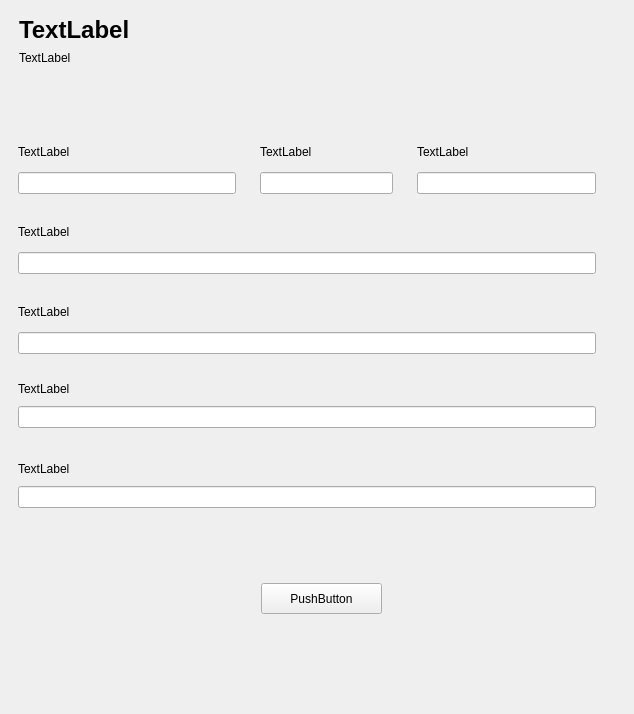
<?xml version="1.0" encoding="UTF-8"?>
<ui version="4.0">
 <class>RegisterWindow</class>
 <widget class="QMainWindow" name="RegisterWindow">
  <property name="geometry">
   <rect>
    <x>0</x>
    <y>0</y>
    <width>634</width>
    <height>714</height>
   </rect>
  </property>
  <property name="sizePolicy">
   <sizepolicy hsizetype="Fixed" vsizetype="Fixed">
    <horstretch>0</horstretch>
    <verstretch>0</verstretch>
   </sizepolicy>
  </property>
  <property name="minimumSize">
   <size>
    <width>634</width>
    <height>714</height>
   </size>
  </property>
  <property name="maximumSize">
   <size>
    <width>634</width>
    <height>714</height>
   </size>
  </property>
  <property name="windowTitle">
   <string>MainWindow</string>
  </property>
  <widget class="QWidget" name="centralwidget">
   <property name="sizePolicy">
    <sizepolicy hsizetype="Maximum" vsizetype="Maximum">
     <horstretch>0</horstretch>
     <verstretch>0</verstretch>
    </sizepolicy>
   </property>
   <layout class="QGridLayout" name="gridLayout_2">
    <item row="0" column="2">
     <layout class="QGridLayout" name="gridLayout">
      <item row="17" column="7">
       <spacer name="horizontalSpacer_14">
        <property name="orientation">
         <enum>Qt::Horizontal</enum>
        </property>
        <property name="sizeHint" stdset="0">
         <size>
          <width>40</width>
          <height>20</height>
         </size>
        </property>
       </spacer>
      </item>
      <item row="15" column="19">
       <spacer name="verticalSpacer">
        <property name="orientation">
         <enum>Qt::Vertical</enum>
        </property>
        <property name="sizeType">
         <enum>QSizePolicy::Preferred</enum>
        </property>
        <property name="sizeHint" stdset="0">
         <size>
          <width>3</width>
          <height>40</height>
         </size>
        </property>
       </spacer>
      </item>
      <item row="17" column="19">
       <spacer name="verticalSpacer_18">
        <property name="orientation">
         <enum>Qt::Vertical</enum>
        </property>
        <property name="sizeHint" stdset="0">
         <size>
          <width>20</width>
          <height>40</height>
         </size>
        </property>
       </spacer>
      </item>
      <item row="4" column="19">
       <spacer name="verticalSpacer_13">
        <property name="orientation">
         <enum>Qt::Vertical</enum>
        </property>
        <property name="sizeType">
         <enum>QSizePolicy::Preferred</enum>
        </property>
        <property name="sizeHint" stdset="0">
         <size>
          <width>3</width>
          <height>40</height>
         </size>
        </property>
       </spacer>
      </item>
      <item row="3" column="2" rowspan="2" colspan="7">
       <widget class="QWidget" name="widget_2" native="true">
        <layout class="QGridLayout" name="gridLayout_3">
         <item row="0" column="0">
          <widget class="QLabel" name="RegisterFormFirstnameLabel">
           <property name="text">
            <string>TextLabel</string>
           </property>
          </widget>
         </item>
         <item row="1" column="0">
          <widget class="QLineEdit" name="RegisterFormFirstnameLineEdit">
           <property name="focusPolicy">
            <enum>Qt::StrongFocus</enum>
           </property>
          </widget>
         </item>
        </layout>
       </widget>
      </item>
      <item row="3" column="9" rowspan="2" colspan="4">
       <widget class="QWidget" name="widget_3" native="true">
        <layout class="QGridLayout" name="gridLayout_4">
         <item row="0" column="0">
          <widget class="QLabel" name="RegisterFormSuffixLabel">
           <property name="text">
            <string>TextLabel</string>
           </property>
          </widget>
         </item>
         <item row="1" column="0">
          <widget class="QLineEdit" name="RegisterFormSuffixLineEdit">
           <property name="focusPolicy">
            <enum>Qt::ClickFocus</enum>
           </property>
          </widget>
         </item>
        </layout>
       </widget>
      </item>
      <item row="8" column="19">
       <spacer name="verticalSpacer_15">
        <property name="orientation">
         <enum>Qt::Vertical</enum>
        </property>
        <property name="sizeType">
         <enum>QSizePolicy::Preferred</enum>
        </property>
        <property name="sizeHint" stdset="0">
         <size>
          <width>3</width>
          <height>40</height>
         </size>
        </property>
       </spacer>
      </item>
      <item row="17" column="17">
       <spacer name="horizontalSpacer_9">
        <property name="orientation">
         <enum>Qt::Horizontal</enum>
        </property>
        <property name="sizeHint" stdset="0">
         <size>
          <width>40</width>
          <height>20</height>
         </size>
        </property>
       </spacer>
      </item>
      <item row="13" column="19">
       <spacer name="verticalSpacer_2">
        <property name="orientation">
         <enum>Qt::Vertical</enum>
        </property>
        <property name="sizeType">
         <enum>QSizePolicy::Preferred</enum>
        </property>
        <property name="sizeHint" stdset="0">
         <size>
          <width>3</width>
          <height>40</height>
         </size>
        </property>
       </spacer>
      </item>
      <item row="5" column="2" rowspan="2" colspan="17">
       <widget class="QWidget" name="widget_5" native="true">
        <layout class="QGridLayout" name="gridLayout_6">
         <item row="0" column="0">
          <widget class="QLabel" name="RegisterFormUsernameLabel">
           <property name="text">
            <string>TextLabel</string>
           </property>
          </widget>
         </item>
         <item row="1" column="0">
          <widget class="QLineEdit" name="RegisterFormUsernameLineEdit">
           <property name="sizePolicy">
            <sizepolicy hsizetype="Expanding" vsizetype="Fixed">
             <horstretch>0</horstretch>
             <verstretch>0</verstretch>
            </sizepolicy>
           </property>
           <property name="focusPolicy">
            <enum>Qt::ClickFocus</enum>
           </property>
          </widget>
         </item>
        </layout>
       </widget>
      </item>
      <item row="17" column="6">
       <spacer name="horizontalSpacer_3">
        <property name="orientation">
         <enum>Qt::Horizontal</enum>
        </property>
        <property name="sizeHint" stdset="0">
         <size>
          <width>40</width>
          <height>20</height>
         </size>
        </property>
       </spacer>
      </item>
      <item row="2" column="19">
       <spacer name="verticalSpacer_9">
        <property name="orientation">
         <enum>Qt::Vertical</enum>
        </property>
        <property name="sizeType">
         <enum>QSizePolicy::Preferred</enum>
        </property>
        <property name="sizeHint" stdset="0">
         <size>
          <width>3</width>
          <height>40</height>
         </size>
        </property>
       </spacer>
      </item>
      <item row="17" column="13">
       <spacer name="horizontalSpacer_7">
        <property name="orientation">
         <enum>Qt::Horizontal</enum>
        </property>
        <property name="sizeHint" stdset="0">
         <size>
          <width>40</width>
          <height>20</height>
         </size>
        </property>
       </spacer>
      </item>
      <item row="17" column="5">
       <spacer name="horizontalSpacer_13">
        <property name="orientation">
         <enum>Qt::Horizontal</enum>
        </property>
        <property name="sizeHint" stdset="0">
         <size>
          <width>40</width>
          <height>20</height>
         </size>
        </property>
       </spacer>
      </item>
      <item row="9" column="2" rowspan="2" colspan="17">
       <widget class="QWidget" name="widget_7" native="true">
        <layout class="QGridLayout" name="gridLayout_8">
         <item row="0" column="0">
          <widget class="QLabel" name="RegisterFormPasswordLabel_1">
           <property name="sizePolicy">
            <sizepolicy hsizetype="Preferred" vsizetype="Fixed">
             <horstretch>0</horstretch>
             <verstretch>0</verstretch>
            </sizepolicy>
           </property>
           <property name="text">
            <string>TextLabel</string>
           </property>
          </widget>
         </item>
         <item row="1" column="0">
          <widget class="QLineEdit" name="RegisterFormPasswordLineEdit_1">
           <property name="sizePolicy">
            <sizepolicy hsizetype="Expanding" vsizetype="Fixed">
             <horstretch>0</horstretch>
             <verstretch>0</verstretch>
            </sizepolicy>
           </property>
           <property name="focusPolicy">
            <enum>Qt::NoFocus</enum>
           </property>
          </widget>
         </item>
        </layout>
       </widget>
      </item>
      <item row="17" column="8">
       <spacer name="horizontalSpacer_4">
        <property name="orientation">
         <enum>Qt::Horizontal</enum>
        </property>
        <property name="sizeHint" stdset="0">
         <size>
          <width>40</width>
          <height>20</height>
         </size>
        </property>
       </spacer>
      </item>
      <item row="11" column="19">
       <spacer name="verticalSpacer_4">
        <property name="orientation">
         <enum>Qt::Vertical</enum>
        </property>
        <property name="sizeType">
         <enum>QSizePolicy::Preferred</enum>
        </property>
        <property name="sizeHint" stdset="0">
         <size>
          <width>3</width>
          <height>40</height>
         </size>
        </property>
       </spacer>
      </item>
      <item row="17" column="14">
       <spacer name="horizontalSpacer_10">
        <property name="orientation">
         <enum>Qt::Horizontal</enum>
        </property>
        <property name="sizeHint" stdset="0">
         <size>
          <width>40</width>
          <height>20</height>
         </size>
        </property>
       </spacer>
      </item>
      <item row="6" column="19">
       <spacer name="verticalSpacer_7">
        <property name="orientation">
         <enum>Qt::Vertical</enum>
        </property>
        <property name="sizeType">
         <enum>QSizePolicy::Preferred</enum>
        </property>
        <property name="sizeHint" stdset="0">
         <size>
          <width>3</width>
          <height>40</height>
         </size>
        </property>
       </spacer>
      </item>
      <item row="17" column="3">
       <spacer name="horizontalSpacer_2">
        <property name="orientation">
         <enum>Qt::Horizontal</enum>
        </property>
        <property name="sizeHint" stdset="0">
         <size>
          <width>40</width>
          <height>20</height>
         </size>
        </property>
       </spacer>
      </item>
      <item row="17" column="15">
       <spacer name="horizontalSpacer_11">
        <property name="orientation">
         <enum>Qt::Horizontal</enum>
        </property>
        <property name="sizeHint" stdset="0">
         <size>
          <width>40</width>
          <height>20</height>
         </size>
        </property>
       </spacer>
      </item>
      <item row="3" column="13" rowspan="2" colspan="6">
       <widget class="QWidget" name="widget_4" native="true">
        <property name="sizePolicy">
         <sizepolicy hsizetype="Preferred" vsizetype="Preferred">
          <horstretch>0</horstretch>
          <verstretch>0</verstretch>
         </sizepolicy>
        </property>
        <layout class="QGridLayout" name="gridLayout_5">
         <item row="1" column="0">
          <widget class="QLineEdit" name="RegisterFormLastnameLineEdit">
           <property name="sizePolicy">
            <sizepolicy hsizetype="Expanding" vsizetype="Fixed">
             <horstretch>0</horstretch>
             <verstretch>0</verstretch>
            </sizepolicy>
           </property>
           <property name="focusPolicy">
            <enum>Qt::ClickFocus</enum>
           </property>
          </widget>
         </item>
         <item row="0" column="0">
          <widget class="QLabel" name="RegisterFormLastnameLabel">
           <property name="text">
            <string>TextLabel</string>
           </property>
          </widget>
         </item>
        </layout>
       </widget>
      </item>
      <item row="17" column="16">
       <spacer name="horizontalSpacer_12">
        <property name="orientation">
         <enum>Qt::Horizontal</enum>
        </property>
        <property name="sizeHint" stdset="0">
         <size>
          <width>40</width>
          <height>20</height>
         </size>
        </property>
       </spacer>
      </item>
      <item row="0" column="19">
       <spacer name="verticalSpacer_10">
        <property name="orientation">
         <enum>Qt::Vertical</enum>
        </property>
        <property name="sizeType">
         <enum>QSizePolicy::Preferred</enum>
        </property>
        <property name="sizeHint" stdset="0">
         <size>
          <width>3</width>
          <height>40</height>
         </size>
        </property>
       </spacer>
      </item>
      <item row="17" column="10">
       <spacer name="horizontalSpacer_6">
        <property name="orientation">
         <enum>Qt::Horizontal</enum>
        </property>
        <property name="sizeHint" stdset="0">
         <size>
          <width>40</width>
          <height>20</height>
         </size>
        </property>
       </spacer>
      </item>
      <item row="7" column="2" rowspan="2" colspan="17">
       <widget class="QWidget" name="widget_6" native="true">
        <layout class="QGridLayout" name="gridLayout_7">
         <item row="0" column="0">
          <widget class="QLabel" name="RegisterFormEmailLabel">
           <property name="text">
            <string>TextLabel</string>
           </property>
          </widget>
         </item>
         <item row="1" column="0">
          <widget class="QLineEdit" name="RegisterFormEmailLineEdit">
           <property name="sizePolicy">
            <sizepolicy hsizetype="Expanding" vsizetype="Fixed">
             <horstretch>0</horstretch>
             <verstretch>0</verstretch>
            </sizepolicy>
           </property>
           <property name="focusPolicy">
            <enum>Qt::NoFocus</enum>
           </property>
          </widget>
         </item>
        </layout>
       </widget>
      </item>
      <item row="3" column="19">
       <spacer name="verticalSpacer_12">
        <property name="orientation">
         <enum>Qt::Vertical</enum>
        </property>
        <property name="sizeType">
         <enum>QSizePolicy::Preferred</enum>
        </property>
        <property name="sizeHint" stdset="0">
         <size>
          <width>3</width>
          <height>40</height>
         </size>
        </property>
       </spacer>
      </item>
      <item row="1" column="19">
       <spacer name="verticalSpacer_11">
        <property name="orientation">
         <enum>Qt::Vertical</enum>
        </property>
        <property name="sizeType">
         <enum>QSizePolicy::Preferred</enum>
        </property>
        <property name="sizeHint" stdset="0">
         <size>
          <width>3</width>
          <height>40</height>
         </size>
        </property>
       </spacer>
      </item>
      <item row="17" column="4">
       <spacer name="horizontalSpacer">
        <property name="orientation">
         <enum>Qt::Horizontal</enum>
        </property>
        <property name="sizeHint" stdset="0">
         <size>
          <width>40</width>
          <height>20</height>
         </size>
        </property>
       </spacer>
      </item>
      <item row="17" column="9">
       <spacer name="horizontalSpacer_5">
        <property name="orientation">
         <enum>Qt::Horizontal</enum>
        </property>
        <property name="sizeHint" stdset="0">
         <size>
          <width>40</width>
          <height>20</height>
         </size>
        </property>
       </spacer>
      </item>
      <item row="5" column="19">
       <spacer name="verticalSpacer_8">
        <property name="orientation">
         <enum>Qt::Vertical</enum>
        </property>
        <property name="sizeType">
         <enum>QSizePolicy::Preferred</enum>
        </property>
        <property name="sizeHint" stdset="0">
         <size>
          <width>3</width>
          <height>40</height>
         </size>
        </property>
       </spacer>
      </item>
      <item row="16" column="19">
       <spacer name="verticalSpacer_16">
        <property name="orientation">
         <enum>Qt::Vertical</enum>
        </property>
        <property name="sizeHint" stdset="0">
         <size>
          <width>20</width>
          <height>40</height>
         </size>
        </property>
       </spacer>
      </item>
      <item row="10" column="19">
       <spacer name="verticalSpacer_5">
        <property name="orientation">
         <enum>Qt::Vertical</enum>
        </property>
        <property name="sizeType">
         <enum>QSizePolicy::Preferred</enum>
        </property>
        <property name="sizeHint" stdset="0">
         <size>
          <width>3</width>
          <height>40</height>
         </size>
        </property>
       </spacer>
      </item>
      <item row="9" column="19">
       <spacer name="verticalSpacer_6">
        <property name="orientation">
         <enum>Qt::Vertical</enum>
        </property>
        <property name="sizeType">
         <enum>QSizePolicy::Preferred</enum>
        </property>
        <property name="sizeHint" stdset="0">
         <size>
          <width>3</width>
          <height>40</height>
         </size>
        </property>
       </spacer>
      </item>
      <item row="17" column="12">
       <spacer name="horizontalSpacer_8">
        <property name="orientation">
         <enum>Qt::Horizontal</enum>
        </property>
        <property name="sizeHint" stdset="0">
         <size>
          <width>40</width>
          <height>20</height>
         </size>
        </property>
       </spacer>
      </item>
      <item row="12" column="19">
       <spacer name="verticalSpacer_3">
        <property name="orientation">
         <enum>Qt::Vertical</enum>
        </property>
        <property name="sizeType">
         <enum>QSizePolicy::Preferred</enum>
        </property>
        <property name="sizeHint" stdset="0">
         <size>
          <width>3</width>
          <height>40</height>
         </size>
        </property>
       </spacer>
      </item>
      <item row="7" column="19">
       <spacer name="verticalSpacer_14">
        <property name="orientation">
         <enum>Qt::Vertical</enum>
        </property>
        <property name="sizeType">
         <enum>QSizePolicy::Preferred</enum>
        </property>
        <property name="sizeHint" stdset="0">
         <size>
          <width>3</width>
          <height>40</height>
         </size>
        </property>
       </spacer>
      </item>
      <item row="14" column="19">
       <spacer name="verticalSpacer_19">
        <property name="orientation">
         <enum>Qt::Vertical</enum>
        </property>
        <property name="sizeHint" stdset="0">
         <size>
          <width>20</width>
          <height>40</height>
         </size>
        </property>
       </spacer>
      </item>
      <item row="14" column="9" rowspan="2" colspan="4">
       <widget class="QWidget" name="widget_9" native="true">
        <widget class="QPushButton" name="RegisterFormSubmitBtn">
         <property name="geometry">
          <rect>
           <x>10</x>
           <y>20</y>
           <width>121</width>
           <height>31</height>
          </rect>
         </property>
         <property name="focusPolicy">
          <enum>Qt::NoFocus</enum>
         </property>
         <property name="text">
          <string>PushButton</string>
         </property>
        </widget>
       </widget>
      </item>
      <item row="17" column="11">
       <spacer name="horizontalSpacer_15">
        <property name="orientation">
         <enum>Qt::Horizontal</enum>
        </property>
        <property name="sizeHint" stdset="0">
         <size>
          <width>40</width>
          <height>20</height>
         </size>
        </property>
       </spacer>
      </item>
      <item row="0" column="2" rowspan="3" colspan="7">
       <widget class="QWidget" name="widget" native="true">
        <widget class="QLabel" name="RegisterViewTitleLabel">
         <property name="geometry">
          <rect>
           <x>10</x>
           <y>10</y>
           <width>121</width>
           <height>21</height>
          </rect>
         </property>
         <property name="font">
          <font>
           <pointsize>18</pointsize>
           <weight>75</weight>
           <bold>true</bold>
          </font>
         </property>
         <property name="text">
          <string>TextLabel</string>
         </property>
        </widget>
        <widget class="QLabel" name="RegisterViewDescriptionLabel">
         <property name="geometry">
          <rect>
           <x>10</x>
           <y>40</y>
           <width>67</width>
           <height>17</height>
          </rect>
         </property>
         <property name="text">
          <string>TextLabel</string>
         </property>
        </widget>
       </widget>
      </item>
      <item row="11" column="2" rowspan="2" colspan="17">
       <widget class="QWidget" name="widget_8" native="true">
        <layout class="QGridLayout" name="gridLayout_9">
         <item row="0" column="0">
          <widget class="QLabel" name="RegisterFormPasswordLabel_2">
           <property name="sizePolicy">
            <sizepolicy hsizetype="Preferred" vsizetype="Fixed">
             <horstretch>0</horstretch>
             <verstretch>0</verstretch>
            </sizepolicy>
           </property>
           <property name="text">
            <string>TextLabel</string>
           </property>
          </widget>
         </item>
         <item row="1" column="0">
          <widget class="QLineEdit" name="RegisterFormPasswordLineEdit_2">
           <property name="focusPolicy">
            <enum>Qt::NoFocus</enum>
           </property>
          </widget>
         </item>
        </layout>
       </widget>
      </item>
     </layout>
    </item>
    <item row="1" column="2">
     <spacer name="verticalSpacer_17">
      <property name="orientation">
       <enum>Qt::Vertical</enum>
      </property>
      <property name="sizeHint" stdset="0">
       <size>
        <width>20</width>
        <height>40</height>
       </size>
      </property>
     </spacer>
    </item>
   </layout>
  </widget>
  <widget class="QMenuBar" name="menuBar">
   <property name="geometry">
    <rect>
     <x>0</x>
     <y>0</y>
     <width>634</width>
     <height>22</height>
    </rect>
   </property>
  </widget>
  <action name="actionLogin">
   <property name="text">
    <string>Login</string>
   </property>
  </action>
  <action name="actionRegister">
   <property name="text">
    <string>Register</string>
   </property>
  </action>
 </widget>
 <resources/>
 <connections/>
</ui>
